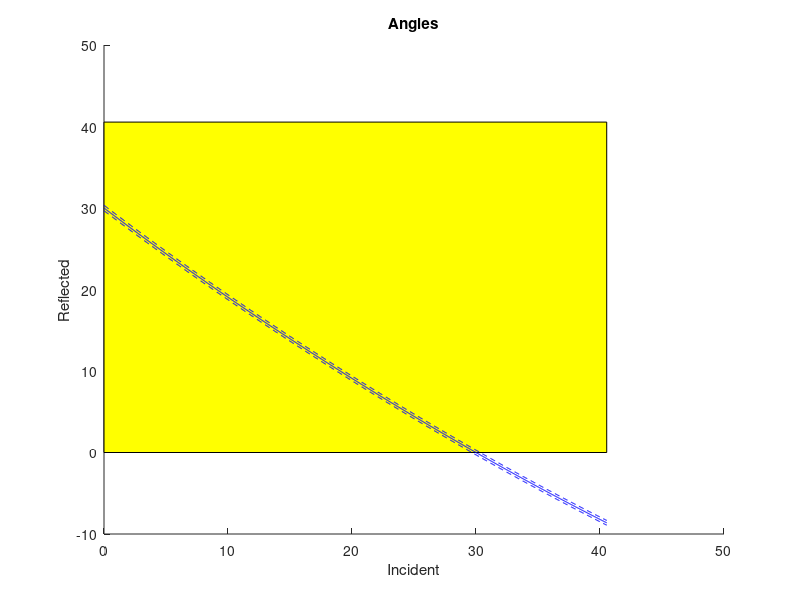
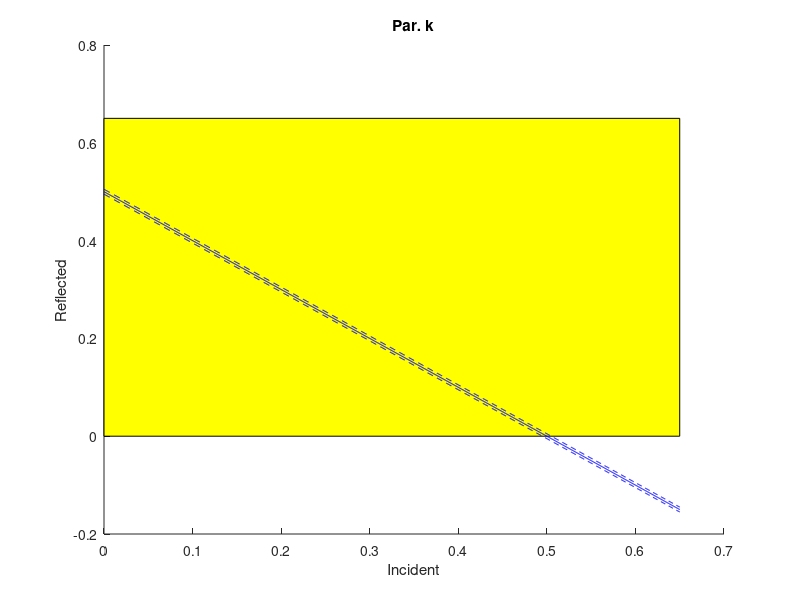
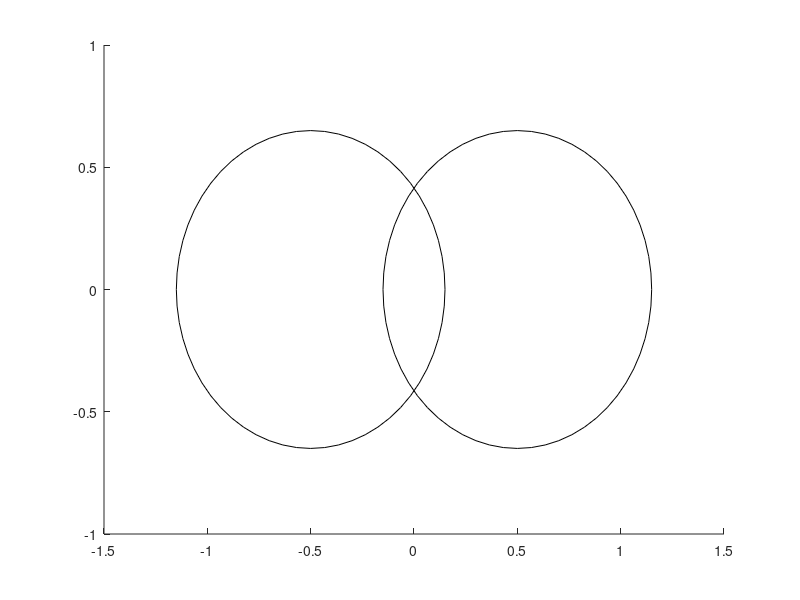

These figures' MATLAB source, in order: (Note: this script raises an error after producing the figures.)
%%% This code simulates the image of the kspace unresolved by wavelength
%%% due to a linear grating of period L. 

%% Parameters
cent_wl=500; %[nm]
delta_wl=5; % [nm]
NA_obj=0.65; 
L=1000; % [nm]

%% Calculate ti vs. tr 
ti=linspace(0,asin(NA_obj),1000);
tr=asin(cent_wl/L-sin(ti));
tr_pdelta=asin((cent_wl+delta_wl)/L-sin(ti));
tr_mdelta=asin((cent_wl-delta_wl)/L-sin(ti));

figure;
rectangle('Position',[0,0,asind(NA_obj),asind(NA_obj)],'FaceColor','y');
hold on
plot(rad2deg(ti),rad2deg(tr),'-b',...
    rad2deg(ti),rad2deg(tr_pdelta),'--b',...
    rad2deg(ti),rad2deg(tr_mdelta),'--b');
xlabel('Incident')
ylabel('Reflected')
title('Angles')
hold off

figure;
rectangle('Position',[0,0,NA_obj,NA_obj],'FaceColor','y');
hold on
plot(sin(ti),sin(tr),'-b',...
    sin(ti),sin(tr_pdelta),'--b',...
    sin(ti),sin(tr_mdelta),'--b');
xlabel('Incident')
ylabel('Reflected')
title('Par. k')
hold off



%% Calculate shape of k-space
figure;
ax=axes('Color','k');
rectangle('Position',[-NA_obj+cent_wl/L,-NA_obj,2*NA_obj,2*NA_obj],...
    'Curvature',[1 1],'FaceColor','w')
rectangle('Position',[-NA_obj-cent_wl/L,-NA_obj,2*NA_obj,2*NA_obj],...
    'Curvature',[1 1],'FaceColor','w')
ax.XLim=[-NA_obj,NA_obj];
ax.YLim=[-NA_obj,NA_obj];